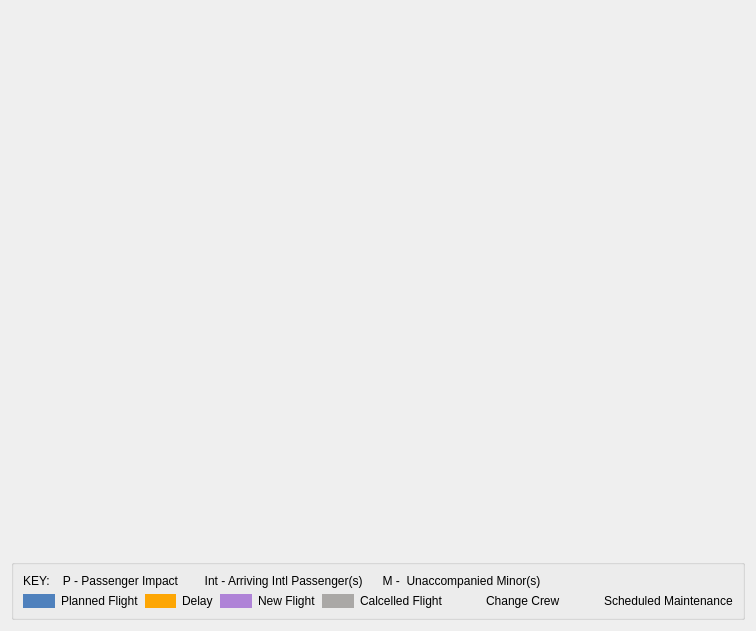
<?xml version="1.0" encoding="UTF-8"?>
<ui version="4.0">
 <class>DisplayGraphicV3</class>
 <widget class="QDialog" name="DisplayGraphicV3">
  <property name="geometry">
   <rect>
    <x>0</x>
    <y>0</y>
    <width>756</width>
    <height>631</height>
   </rect>
  </property>
  <property name="windowTitle">
   <string>Display Graphic Derived Priority</string>
  </property>
  <layout class="QVBoxLayout" name="verticalLayout_2">
   <item>
    <layout class="QVBoxLayout" name="wrapperVLayout">
     <item>
      <widget class="APGLWidgetVisual3" name="apglWidget" native="true">
       <property name="sizePolicy">
        <sizepolicy hsizetype="Expanding" vsizetype="Expanding">
         <horstretch>0</horstretch>
         <verstretch>0</verstretch>
        </sizepolicy>
       </property>
      </widget>
     </item>
     <item>
      <widget class="QGroupBox" name="legendGroupBox">
       <property name="sizePolicy">
        <sizepolicy hsizetype="Expanding" vsizetype="Fixed">
         <horstretch>0</horstretch>
         <verstretch>0</verstretch>
        </sizepolicy>
       </property>
       <property name="title">
        <string/>
       </property>
       <layout class="QGridLayout" name="gridLayout">
        <item row="0" column="0" colspan="12">
         <widget class="QLabel" name="label_13">
          <property name="text">
           <string>KEY:    P - Passenger Impact        Int - Arriving Intl Passenger(s)      M -  Unaccompanied Minor(s)</string>
          </property>
         </widget>
        </item>
        <item row="1" column="0">
         <widget class="QLabel" name="label">
          <property name="autoFillBackground">
           <bool>false</bool>
          </property>
          <property name="styleSheet">
           <string notr="true">background-color: rgb(79,129,189)</string>
          </property>
          <property name="text">
           <string/>
          </property>
         </widget>
        </item>
        <item row="1" column="1">
         <widget class="QLabel" name="label_5">
          <property name="text">
           <string>Planned Flight</string>
          </property>
         </widget>
        </item>
        <item row="1" column="2">
         <widget class="QLabel" name="label_2">
          <property name="autoFillBackground">
           <bool>false</bool>
          </property>
          <property name="styleSheet">
           <string notr="true">background-color: rgb(253,166,4)</string>
          </property>
          <property name="text">
           <string/>
          </property>
         </widget>
        </item>
        <item row="1" column="3">
         <widget class="QLabel" name="label_6">
          <property name="text">
           <string>Delay</string>
          </property>
         </widget>
        </item>
        <item row="1" column="4">
         <widget class="QLabel" name="label_3">
          <property name="autoFillBackground">
           <bool>false</bool>
          </property>
          <property name="styleSheet">
           <string notr="true">background-color: rgb(175,131,215)</string>
          </property>
          <property name="text">
           <string/>
          </property>
         </widget>
        </item>
        <item row="1" column="5">
         <widget class="QLabel" name="label_7">
          <property name="text">
           <string>New Flight</string>
          </property>
         </widget>
        </item>
        <item row="1" column="6">
         <widget class="QLabel" name="label_4">
          <property name="autoFillBackground">
           <bool>false</bool>
          </property>
          <property name="styleSheet">
           <string notr="true">background-color: rgb(170,168,166)</string>
          </property>
          <property name="text">
           <string/>
          </property>
         </widget>
        </item>
        <item row="1" column="7">
         <widget class="QLabel" name="label_8">
          <property name="text">
           <string>Calcelled Flight</string>
          </property>
         </widget>
        </item>
        <item row="1" column="8">
         <widget class="QLabel" name="label_9">
          <property name="text">
           <string/>
          </property>
          <property name="pixmap">
           <pixmap resource="imageresource.qrc">:/cx.png</pixmap>
          </property>
         </widget>
        </item>
        <item row="1" column="9">
         <widget class="QLabel" name="label_10">
          <property name="text">
           <string>Change Crew</string>
          </property>
         </widget>
        </item>
        <item row="1" column="10">
         <widget class="QLabel" name="label_11">
          <property name="text">
           <string/>
          </property>
          <property name="pixmap">
           <pixmap resource="imageresource.qrc">:/mx.png</pixmap>
          </property>
         </widget>
        </item>
        <item row="1" column="11">
         <widget class="QLabel" name="label_12">
          <property name="text">
           <string>Scheduled Maintenance</string>
          </property>
         </widget>
        </item>
       </layout>
      </widget>
     </item>
    </layout>
   </item>
  </layout>
 </widget>
 <customwidgets>
  <customwidget>
   <class>APGLWidgetVisual3</class>
   <extends>QWidget</extends>
   <header>CustomWidgets.h</header>
   <container>1</container>
  </customwidget>
 </customwidgets>
 <resources>
  <include location="imageresource.qrc"/>
 </resources>
 <connections/>
</ui>
